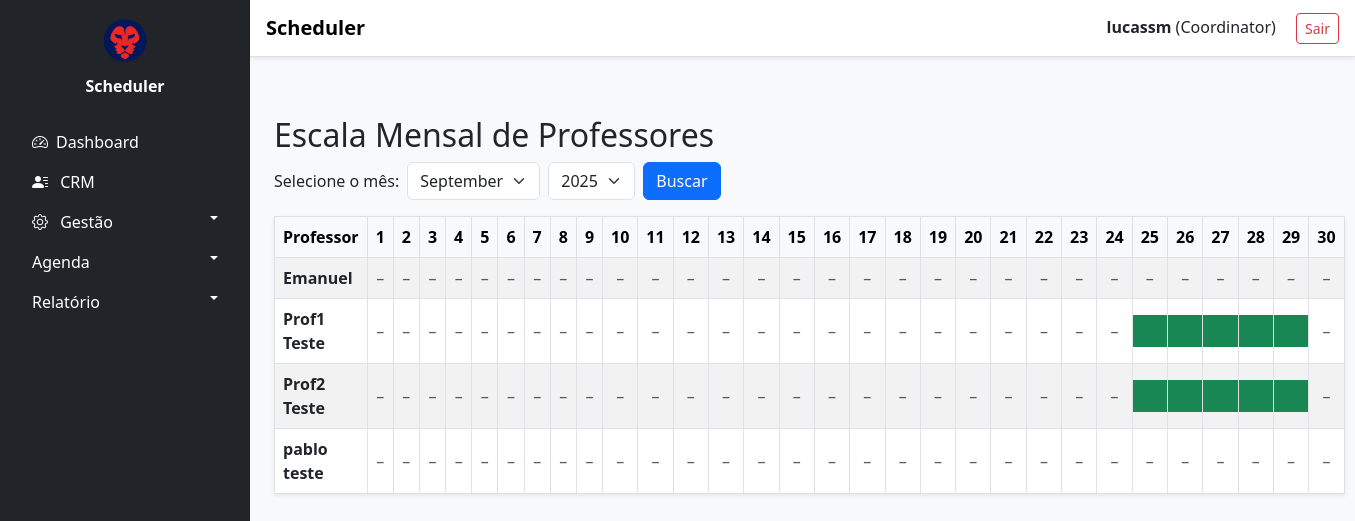
/manage/teachers/schedule/ (signed in), run on the app's committed database.
### accounts/models.py (models this page shows, shortened)
class User(AbstractUser):
    ROLE_CHOICES = [
        ('COORDINATOR', 'Coordinator'),
        ('TEACHER', 'Teacher'),
        ('STUDENT', 'Student'),
    ]
    role = models.CharField(max_length=20, choices=ROLE_CHOICES)

### core/models.py (models this page shows, shortened)
class ClassRoom(models.Model):
    name = models.CharField(max_length=100)
    schedule = models.TimeField()
    book_level = models.CharField(max_length=50)

### core/views.py (the view)
# urls.py: path('manage/teachers/schedule/', views.teachers_schedule_month, name='teachers_schedule_month'),
@login_required
@user_passes_test(is_coordinator)
def teachers_schedule_month(request):
    today = date.today()
    year = request.GET.get('year', today.year)
    month = request.GET.get('month', today.month)
    year = int(year)
    month = int(month)
    num_days = calendar.monthrange(year, month)[1]
    days = [date(year, month, day) for day in range(1, num_days + 1)]
    teachers = User.objects.filter(role='TEACHER')
    sessions = ClassSession.objects.filter(date__year=year, date__month=month)
    schedule = {}
    for teacher in teachers:
        schedule[teacher] = {}
        for day in days:
            sessions_on_day = sessions.filter(date=day, teacher=teacher)
            if sessions_on_day.exists():
                classes = ", ".join([s.classroom.name for s in sessions_on_day])
                schedule[teacher][day] = classes
            else:
                schedule[teacher][day] = ""
    return render(request, 'core/teachers_schedule_month.html', {
        'days': days,
        'schedule': schedule,
        'year': year,
        'month': month,
    })

### core/templatetags/custom_filters.py (called while the page is built)
@register.filter
def get_item(dictionary, key):
    return dictionary.get(key)

@register.filter
def to(start, end):
    return range(start, end+1)

@register.filter
def get_month_name(month_number):
    return calendar.month_name[int(month_number)].capitalize()

### core/views.py (called while the page is built)
def is_coordinator(user):
    return user.role == 'COORDINATOR'

### core/templates/core/teachers_schedule_month.html (shortened to what this page needs)
{% extends 'base.html' %}
{% load custom_filters %}
{% block content %}
<h2>Escala Mensal de Professores</h2>
<form method="get" class="mb-3 d-flex justify-content-start align-items-center">
    <label class="me-2">Selecione o mês:</label>
    <select name="month" class="form-select w-auto me-2">
        {% for m in 1|to:12 %}
            <option value="{{ m }}" {% if m == month|add:0 %}selected{% endif %}>
                {{ m|get_month_name }}
            </option>
        {% endfor %}
    </select>
    <select name="year" class="form-select w-auto me-2">
        {% for y in 2023|to:2030 %}
            <option value="{{ y }}" {% if y == year|add:0 %}selected{% endif %}>{{ y }}</option>
        {% endfor %}
    </select>
    <button type="submit" class="btn btn-primary">Buscar</button>
</form>
<table class="table table-bordered table-striped table-hover shadow-sm">
    <thead class="table-light text-center align-middle">
        <tr>
            <th style="width: 200px;">Professor</th>
            {% for day in days %}
                <th>{{ day.day }}</th>
            {% endfor %}
        </tr>
    </thead>
    <tbody>
        {% for teacher, agenda in schedule.items %}
        <tr>
            <td><strong>{{ teacher.get_full_name|default:teacher.username }}</strong></td>
            {% for day in days %}
                {% with sessions=agenda|get_item:day %}
                <td class="text-center align-middle {% if sessions %}p-0{% endif %}">
                    {% if sessions %}
                        <a href="{% url 'teacher_schedule_detail' teacher.id %}?week={{ day|date:'Y-m-d' }}"
                        class="d-block bg-success text-white text-decoration-none py-3"
                        style="height: 100%;">
                        </a>
                        {% else %}
                            <span class="text-muted">&ndash;</span>
                    {% endif %}
                </td>
                {% endwith %}
            {% endfor %}
        </tr>
        {% endfor %}
    </tbody>
</table>
{% endblock %}

### templates/base.html (shortened to what this page needs)
{% load static %}
<!DOCTYPE html>
<html lang="pt-br">
<head>
  <link href="https://cdn.jsdelivr.net/npm/bootstrap-icons@1.10.5/font/bootstrap-icons.css" rel="stylesheet">
  <link href="https://cdn.jsdelivr.net/npm/bootstrap@5.3.0/dist/css/bootstrap.min.css" rel="stylesheet">
</head>
<body class="bg-light">
{% if user.is_authenticated %}
<div class="sidebar d-none d-lg-block text-white">
  <div class="text-center mb-4">
    <img src="{% static 'core/logo.png' %}" alt="Logo" style="width: 50px;">
    <div class="fw-bold mt-2">Scheduler</div>
  </div>
  <ul class="nav flex-column">
    <li><a class="nav-link" href="{% url 'dashboard' %}"><i class="bi bi-speedometer2 me-2"></i>Dashboard</a></li>
    {% if user.role == "COORDINATOR" %}
    <li><a class="nav-link" href="{% url 'lead_list' %}"><i class="bi bi-person-lines-fill me-2"></i> CRM</a></li>
    <li class="nav-item">
      <a class="nav-link text-white dropdown-toggle {% if request.path|slice:"1:9" == 'teachers' or request.path|slice:"1:9" == 'students' or request.path|slice:"1:10" == 'classrooms' %}show{% endif %}"
        data-bs-toggle="collapse"
        href="#gestaoSubmenu"
        role="button"
        aria-expanded="{% if request.path|slice:"1:9" == 'teachers' or request.path|slice:"1:9" == 'students' or request.path|slice:"1:10" == 'classrooms' %}true{% else %}false{% endif %}"
        aria-controls="gestaoSubmenu">
        <i class="bi bi-gear me-2"></i> Gestão
      </a>
    </li>
    <li class="nav-item">
      <a class="nav-link dropdown-toggle" data-bs-toggle="collapse" href="#agendaMenu" role="button">Agenda</a>
    </li>
    <li class="nav-item">
      <a class="nav-link dropdown-toggle" data-bs-toggle="collapse" href="#relatorioMenu" role="button">Relatório</a>
    </li>
    {% elif user.role == "TEACHER" %}
      <li><a class="nav-link" href="{% url 'teacher_schedule_detail' teacher_id=user.id %}">Minha Agenda</a></li>
    {% endif %}
  </ul>
</div>
{% endif %}
<nav class="navbar navbar-expand-lg navbar-light bg-white border-bottom shadow-sm fixed-top" style="left: 250px;">
  <div class="container-fluid px-3">
    <a class="navbar-brand fw-bold" href="#">Scheduler</a>
    {% if user.is_authenticated %}
    <div class="ms-auto">
      <span><strong>{{ user.get_full_name|default:user.username }}</strong> ({{ user.role|title }})</span>
      <form action="{% url 'logout' %}" method="post" class="d-inline ms-3">
        <button class="btn btn-outline-danger btn-sm">Sair</button>
      </form>
    </div>
    {% endif %}
  </div>
</nav>
<main class="pt-5 mt-5 px-4">
  {% block content %}{% endblock %}
</main>
</body>
</html>

### templates/base.html (style rules this page uses)
body { padding-left: 250px; padding-top: 20px; }
.sidebar { width: 250px; height: 100vh; position: fixed; top: 0; left: 0; background-color: #212529; padding: 1rem; overflow-y: auto; z-index: 1040; }
.sidebar .nav-link { color: #ffffff; }
.sidebar .dropdown-toggle::after { float: right; margin-top: 0.4rem; }
.navbar.fixed-top { z-index: 1050; left: 250px; width: calc(100% - 250px); }

### data on the page
User: get_full_name "lucassm", role "Coordinator"
User: get_full_name "Emanuel"
User: get_full_name "Prof1 Teste"
User: get_full_name "Prof2 Teste"
User: get_full_name "pablo teste"

### other printed values
{{ day.day }} "1" "2" "3" "4" "5" "6" "7" "8" "9" "10" "11" "12" "13" "14" "15" "16" "17" "18" "19" "20" "21" "22" "23" "24" "25" "26" "27" "28" "29" "30"
form field month "September"
form field year "2025"
